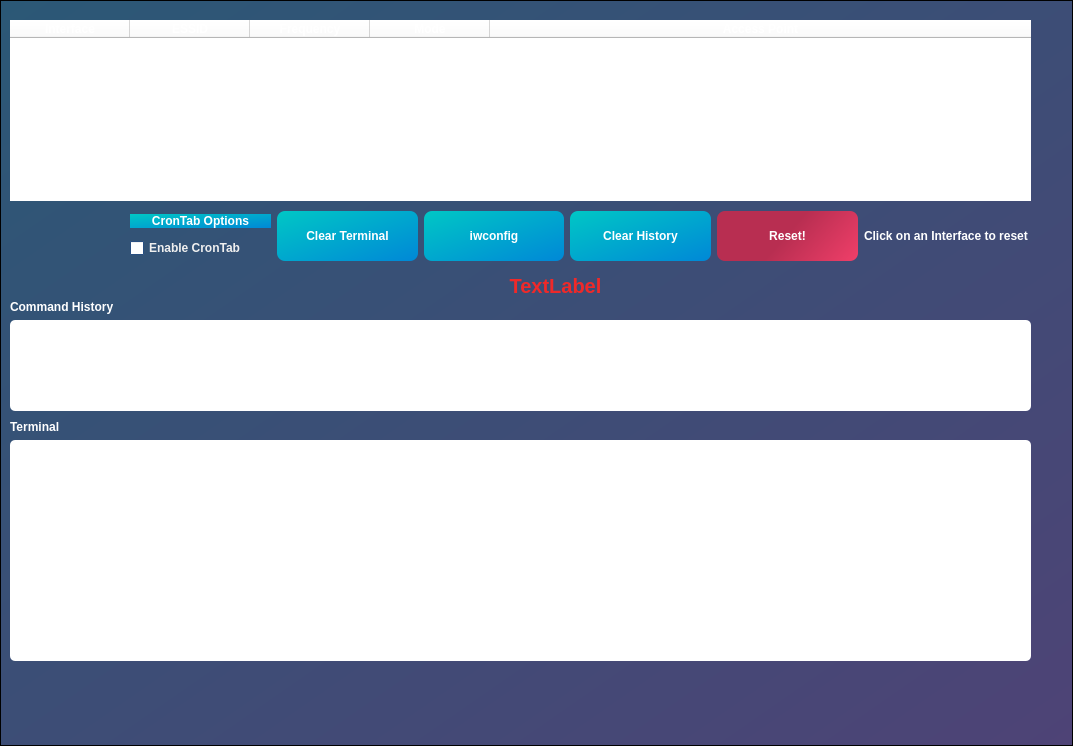
<?xml version="1.0" encoding="UTF-8"?>
<ui version="4.0">
 <class>Form</class>
 <widget class="QWidget" name="Form">
  <property name="geometry">
   <rect>
    <x>0</x>
    <y>0</y>
    <width>1073</width>
    <height>746</height>
   </rect>
  </property>
  <property name="minimumSize">
   <size>
    <width>1073</width>
    <height>746</height>
   </size>
  </property>
  <property name="maximumSize">
   <size>
    <width>1073</width>
    <height>746</height>
   </size>
  </property>
  <property name="baseSize">
   <size>
    <width>1073</width>
    <height>746</height>
   </size>
  </property>
  <property name="windowTitle">
   <string>Form</string>
  </property>
  <widget class="QFrame" name="frame">
   <property name="geometry">
    <rect>
     <x>0</x>
     <y>0</y>
     <width>1073</width>
     <height>746</height>
    </rect>
   </property>
   <property name="minimumSize">
    <size>
     <width>1073</width>
     <height>746</height>
    </size>
   </property>
   <property name="maximumSize">
    <size>
     <width>1073</width>
     <height>746</height>
    </size>
   </property>
   <property name="styleSheet">
    <string notr="true">QFrame
 {

				background-color: qlineargradient(spread:pad, x1:0, y1:0, x2:1, y2:1, stop:0 rgba(43, 88, 118, 1), stop:1 rgba(78, 67, 118, 1));
}

</string>
   </property>
   <property name="frameShape">
    <enum>QFrame::StyledPanel</enum>
   </property>
   <property name="frameShadow">
    <enum>QFrame::Raised</enum>
   </property>
   <widget class="QTableWidget" name="interface_table">
    <property name="geometry">
     <rect>
      <x>10</x>
      <y>20</y>
      <width>1021</width>
      <height>181</height>
     </rect>
    </property>
    <property name="baseSize">
     <size>
      <width>0</width>
      <height>0</height>
     </size>
    </property>
    <property name="font">
     <font>
      <pointsize>13</pointsize>
      <weight>50</weight>
      <italic>false</italic>
      <bold>false</bold>
      <underline>false</underline>
      <strikeout>false</strikeout>
     </font>
    </property>
    <property name="styleSheet">
     <string notr="true">QTableWidget{


	color: rgb(0, 0, 0);

}
QTableWidget::item {
color:black;
}

QAbstractItemView{

	
	color: rgb(255, 255, 255);
	
	
	background-color: white;

}




QScrollBar:horizontal {
            border:0px solid grey;

			
	   		background-color: qlineargradient(spread:pad, x1:0, y1:0, x2:1, y2:1, stop:0 rgba(33, 29, 29, 255), stop:1 rgba(49, 49, 49, 255));
            height:10px;
            margin: 0px 0px 0px 0px;
        }

        QScrollBar::handle:horizontal {

            min-height: 30px;
          	border: 0px solid red;
			border-radius: 4px;
			background-color: white;
        }
        QScrollBar::add-line:horizontal {
			border-right-color: qlineargradient(spread:pad, x1:0, y1:0, x2:1, y2:1, stop:0 rgba(33, 29, 29, 255), stop:1 rgba(49, 49, 49, 255));
            height: 0px;
            subcontrol-position: bottom;
            subcontrol-origin: margin;
        }
        QScrollBar::sub-line:horizontal {
			border-right-color: qlineargradient(spread:pad, x1:0, y1:0, x2:1, y2:1, stop:0 rgba(33, 29, 29, 255), stop:1 rgba(49, 49, 49, 255));
            height: 0 px;
            subcontrol-position: top;
            subcontrol-origin: margin;
        }
QScrollBar:vertical {
            border:0px solid grey;


			background-color: qlineargradient(spread:pad, x1:0, y1:0, x2:1, y2:1, stop:0 rgba(33, 29, 29, 255), stop:1 rgba(49, 49, 49, 255));
            width:10px;
            margin: 0px 0px 0px 0px;
        }

        QScrollBar::handle:vertical {

            min-height: 0px;
          	border: 0px solid red;
			border-radius: 4px;
			background-color: white;
        }
        QScrollBar::add-line:vertical {
			border-right-color: qlineargradient(spread:pad, x1:0, y1:0, x2:1, y2:1, stop:0 rgba(33, 29, 29, 255), stop:1 rgba(49, 49, 49, 255));
            height: 0px;
            subcontrol-position: bottom;
            subcontrol-origin: margin;
        }
        QScrollBar::sub-line:vertical {
			border-right-color: qlineargradient(spread:pad, x1:0, y1:0, x2:1, y2:1, stop:0 rgba(33, 29, 29, 255), stop:1 rgba(49, 49, 49, 255));
            height: 0 px;
            subcontrol-position: top;
            subcontrol-origin: margin;
        }








</string>
    </property>
    <property name="frameShape">
     <enum>QFrame::NoFrame</enum>
    </property>
    <property name="lineWidth">
     <number>1</number>
    </property>
    <property name="horizontalScrollBarPolicy">
     <enum>Qt::ScrollBarAsNeeded</enum>
    </property>
    <property name="editTriggers">
     <set>QAbstractItemView::DoubleClicked</set>
    </property>
    <property name="alternatingRowColors">
     <bool>false</bool>
    </property>
    <property name="selectionMode">
     <enum>QAbstractItemView::SingleSelection</enum>
    </property>
    <property name="textElideMode">
     <enum>Qt::ElideRight</enum>
    </property>
    <property name="wordWrap">
     <bool>false</bool>
    </property>
    <property name="cornerButtonEnabled">
     <bool>false</bool>
    </property>
    <property name="columnCount">
     <number>5</number>
    </property>
    <attribute name="horizontalHeaderVisible">
     <bool>true</bool>
    </attribute>
    <attribute name="horizontalHeaderCascadingSectionResizes">
     <bool>false</bool>
    </attribute>
    <attribute name="horizontalHeaderMinimumSectionSize">
     <number>50</number>
    </attribute>
    <attribute name="horizontalHeaderDefaultSectionSize">
     <number>120</number>
    </attribute>
    <attribute name="horizontalHeaderHighlightSections">
     <bool>true</bool>
    </attribute>
    <attribute name="horizontalHeaderShowSortIndicator" stdset="0">
     <bool>false</bool>
    </attribute>
    <attribute name="horizontalHeaderStretchLastSection">
     <bool>true</bool>
    </attribute>
    <attribute name="verticalHeaderCascadingSectionResizes">
     <bool>false</bool>
    </attribute>
    <attribute name="verticalHeaderStretchLastSection">
     <bool>false</bool>
    </attribute>
    <column>
     <property name="text">
      <string>Interface</string>
     </property>
     <property name="font">
      <font>
       <weight>75</weight>
       <bold>true</bold>
      </font>
     </property>
     <property name="background">
      <color>
       <red>50</red>
       <green>73</green>
       <blue>96</blue>
      </color>
     </property>
    </column>
    <column>
     <property name="text">
      <string>ESSID</string>
     </property>
     <property name="toolTip">
      <string notr="true"/>
     </property>
     <property name="font">
      <font>
       <weight>75</weight>
       <bold>true</bold>
      </font>
     </property>
     <property name="background">
      <color>
       <red>11</red>
       <green>117</green>
       <blue>237</blue>
      </color>
     </property>
    </column>
    <column>
     <property name="text">
      <string>Frequency</string>
     </property>
     <property name="font">
      <font>
       <weight>75</weight>
       <bold>true</bold>
      </font>
     </property>
     <property name="background">
      <color>
       <red>50</red>
       <green>73</green>
       <blue>96</blue>
      </color>
     </property>
    </column>
    <column>
     <property name="text">
      <string>Mode</string>
     </property>
     <property name="font">
      <font>
       <weight>75</weight>
       <bold>true</bold>
      </font>
     </property>
     <property name="background">
      <color>
       <red>11</red>
       <green>117</green>
       <blue>237</blue>
      </color>
     </property>
    </column>
    <column>
     <property name="text">
      <string>Access Point</string>
     </property>
     <property name="font">
      <font>
       <weight>75</weight>
       <bold>true</bold>
      </font>
     </property>
     <property name="background">
      <color>
       <red>50</red>
       <green>73</green>
       <blue>96</blue>
      </color>
     </property>
    </column>
   </widget>
   <widget class="QWidget" name="layoutWidget">
    <property name="geometry">
     <rect>
      <x>130</x>
      <y>210</y>
      <width>898</width>
      <height>52</height>
     </rect>
    </property>
    <layout class="QHBoxLayout" name="horizontalLayout">
     <item>
      <layout class="QVBoxLayout" name="verticalLayout_12">
       <item>
        <widget class="QPushButton" name="crontab_options_button">
         <property name="font">
          <font>
           <weight>75</weight>
           <bold>true</bold>
          </font>
         </property>
         <property name="styleSheet">
          <string notr="true">QPushButton{

	
	color: rgb(255, 255, 255);
	border: none;
background-color: qlineargradient(spread:pad, x1:0, y1:0, x2:1, y2:1, stop:0 rgba(0, 199, 197, 1), stop:1 rgba(0, 136, 215, 1));



border-radius: 8px;

}


QPushButton:hover {

background-color: qlineargradient(spread:pad, x1:0, y1:0, x2:1, y2:1, stop:0 rgba(0, 136, 215, 1), stop:1 rgba(0, 199, 197, 1));
}


QPushButton:pressed {
	background-color: rgba(0, 136, 215, 1);
}


</string>
         </property>
         <property name="text">
          <string>CronTab Options</string>
         </property>
        </widget>
       </item>
       <item>
        <widget class="QCheckBox" name="crontab_enable">
         <property name="baseSize">
          <size>
           <width>0</width>
           <height>0</height>
          </size>
         </property>
         <property name="palette">
          <palette>
           <active>
            <colorrole role="WindowText">
             <brush brushstyle="SolidPattern">
              <color alpha="255">
               <red>239</red>
               <green>239</green>
               <blue>239</blue>
              </color>
             </brush>
            </colorrole>
            <colorrole role="Button">
             <brush brushstyle="SolidPattern">
              <color alpha="0">
               <red>191</red>
               <green>64</green>
               <blue>64</blue>
              </color>
             </brush>
            </colorrole>
            <colorrole role="Text">
             <brush brushstyle="SolidPattern">
              <color alpha="255">
               <red>239</red>
               <green>41</green>
               <blue>41</blue>
              </color>
             </brush>
            </colorrole>
            <colorrole role="BrightText">
             <brush brushstyle="SolidPattern">
              <color alpha="255">
               <red>239</red>
               <green>41</green>
               <blue>41</blue>
              </color>
             </brush>
            </colorrole>
            <colorrole role="Window">
             <brush brushstyle="SolidPattern">
              <color alpha="255">
               <red>52</red>
               <green>101</green>
               <blue>164</blue>
              </color>
             </brush>
            </colorrole>
            <colorrole role="PlaceholderText">
             <brush brushstyle="NoBrush">
              <color alpha="128">
               <red>0</red>
               <green>0</green>
               <blue>0</blue>
              </color>
             </brush>
            </colorrole>
           </active>
           <inactive>
            <colorrole role="WindowText">
             <brush brushstyle="SolidPattern">
              <color alpha="255">
               <red>239</red>
               <green>239</green>
               <blue>239</blue>
              </color>
             </brush>
            </colorrole>
            <colorrole role="Button">
             <brush brushstyle="SolidPattern">
              <color alpha="0">
               <red>191</red>
               <green>64</green>
               <blue>64</blue>
              </color>
             </brush>
            </colorrole>
            <colorrole role="Text">
             <brush brushstyle="SolidPattern">
              <color alpha="255">
               <red>239</red>
               <green>41</green>
               <blue>41</blue>
              </color>
             </brush>
            </colorrole>
            <colorrole role="BrightText">
             <brush brushstyle="SolidPattern">
              <color alpha="255">
               <red>239</red>
               <green>41</green>
               <blue>41</blue>
              </color>
             </brush>
            </colorrole>
            <colorrole role="Window">
             <brush brushstyle="SolidPattern">
              <color alpha="255">
               <red>52</red>
               <green>101</green>
               <blue>164</blue>
              </color>
             </brush>
            </colorrole>
            <colorrole role="PlaceholderText">
             <brush brushstyle="NoBrush">
              <color alpha="128">
               <red>239</red>
               <green>41</green>
               <blue>41</blue>
              </color>
             </brush>
            </colorrole>
           </inactive>
           <disabled>
            <colorrole role="WindowText">
             <brush brushstyle="SolidPattern">
              <color alpha="255">
               <red>127</red>
               <green>127</green>
               <blue>127</blue>
              </color>
             </brush>
            </colorrole>
            <colorrole role="Button">
             <brush brushstyle="SolidPattern">
              <color alpha="0">
               <red>191</red>
               <green>64</green>
               <blue>64</blue>
              </color>
             </brush>
            </colorrole>
            <colorrole role="Text">
             <brush brushstyle="SolidPattern">
              <color alpha="255">
               <red>127</red>
               <green>127</green>
               <blue>127</blue>
              </color>
             </brush>
            </colorrole>
            <colorrole role="BrightText">
             <brush brushstyle="SolidPattern">
              <color alpha="255">
               <red>239</red>
               <green>41</green>
               <blue>41</blue>
              </color>
             </brush>
            </colorrole>
            <colorrole role="Window">
             <brush brushstyle="SolidPattern">
              <color alpha="255">
               <red>52</red>
               <green>101</green>
               <blue>164</blue>
              </color>
             </brush>
            </colorrole>
            <colorrole role="PlaceholderText">
             <brush brushstyle="NoBrush">
              <color alpha="128">
               <red>0</red>
               <green>0</green>
               <blue>0</blue>
              </color>
             </brush>
            </colorrole>
           </disabled>
          </palette>
         </property>
         <property name="font">
          <font>
           <weight>75</weight>
           <bold>true</bold>
          </font>
         </property>
         <property name="toolTip">
          <string>&lt;html&gt;&lt;head/&gt;&lt;body&gt;&lt;p&gt;Schedule this command using cronTab&lt;/p&gt;&lt;/body&gt;&lt;/html&gt;</string>
         </property>
         <property name="autoFillBackground">
          <bool>true</bool>
         </property>
         <property name="text">
          <string>Enable CronTab</string>
         </property>
        </widget>
       </item>
      </layout>
     </item>
     <item>
      <widget class="QPushButton" name="clear_terminal_button">
       <property name="minimumSize">
        <size>
         <width>130</width>
         <height>50</height>
        </size>
       </property>
       <property name="font">
        <font>
         <weight>75</weight>
         <bold>true</bold>
        </font>
       </property>
       <property name="styleSheet">
        <string notr="true">QPushButton{

	
	color: rgb(255, 255, 255);
	border: none;
background-color: qlineargradient(spread:pad, x1:0, y1:0, x2:1, y2:1, stop:0 rgba(0, 199, 197, 1), stop:1 rgba(0, 136, 215, 1));



border-radius: 8px;

}


QPushButton:hover {

background-color: qlineargradient(spread:pad, x1:0, y1:0, x2:1, y2:1, stop:0 rgba(0, 136, 215, 1), stop:1 rgba(0, 199, 197, 1));
}


QPushButton:pressed {
	background-color: rgba(0, 136, 215, 1);
}


</string>
       </property>
       <property name="text">
        <string>Clear Terminal</string>
       </property>
      </widget>
     </item>
     <item>
      <widget class="QPushButton" name="iwconfig_button">
       <property name="minimumSize">
        <size>
         <width>130</width>
         <height>50</height>
        </size>
       </property>
       <property name="maximumSize">
        <size>
         <width>16777215</width>
         <height>16777215</height>
        </size>
       </property>
       <property name="font">
        <font>
         <weight>75</weight>
         <bold>true</bold>
        </font>
       </property>
       <property name="styleSheet">
        <string notr="true">QPushButton{

	
	color: rgb(255, 255, 255);
	border: none;
background-color: qlineargradient(spread:pad, x1:0, y1:0, x2:1, y2:1, stop:0 rgba(0, 199, 197, 1), stop:1 rgba(0, 136, 215, 1));



border-radius: 8px;

}


QPushButton:hover {

background-color: qlineargradient(spread:pad, x1:0, y1:0, x2:1, y2:1, stop:0 rgba(0, 136, 215, 1), stop:1 rgba(0, 199, 197, 1));
}


QPushButton:pressed {
	background-color: rgba(0, 136, 215, 1);
}


</string>
       </property>
       <property name="text">
        <string>iwconfig</string>
       </property>
      </widget>
     </item>
     <item>
      <widget class="QPushButton" name="clear_history_button">
       <property name="minimumSize">
        <size>
         <width>130</width>
         <height>50</height>
        </size>
       </property>
       <property name="font">
        <font>
         <weight>75</weight>
         <bold>true</bold>
        </font>
       </property>
       <property name="styleSheet">
        <string notr="true">QPushButton{

	
	color: rgb(255, 255, 255);
	border: none;
background-color: qlineargradient(spread:pad, x1:0, y1:0, x2:1, y2:1, stop:0 rgba(0, 199, 197, 1), stop:1 rgba(0, 136, 215, 1));



border-radius: 8px;

}


QPushButton:hover {

background-color: qlineargradient(spread:pad, x1:0, y1:0, x2:1, y2:1, stop:0 rgba(0, 136, 215, 1), stop:1 rgba(0, 199, 197, 1));
}


QPushButton:pressed {
	background-color: rgba(0, 136, 215, 1);
}


</string>
       </property>
       <property name="text">
        <string>Clear History</string>
       </property>
      </widget>
     </item>
     <item>
      <widget class="QPushButton" name="reset_button">
       <property name="minimumSize">
        <size>
         <width>130</width>
         <height>50</height>
        </size>
       </property>
       <property name="font">
        <font>
         <weight>75</weight>
         <bold>true</bold>
        </font>
       </property>
       <property name="styleSheet">
        <string notr="true">QPushButton{

	
	color: rgb(255, 255, 255);
	border: none;
	background-color: qlineargradient(spread:pad, x1:0.303, y1:0.784227, x2:1, y2:1, stop:0.123944 rgba(184, 46, 81, 255), stop:1 rgba(240, 63, 105, 255));
border-radius: 8px;

}


QPushButton:hover {
	background-color: qlineargradient(spread:pad, x1:0.992, y1:0.943318, x2:0.057, y2:0.375, stop:0.123944 rgba(184, 46, 81, 255), stop:1 rgba(240, 63, 105, 255));
}

QPushButton:pressed {
	
	background-color: rgb(233, 14, 79);
}


</string>
       </property>
       <property name="text">
        <string>Reset!</string>
       </property>
      </widget>
     </item>
     <item>
      <widget class="QLabel" name="label_3">
       <property name="font">
        <font>
         <weight>75</weight>
         <bold>true</bold>
        </font>
       </property>
       <property name="styleSheet">
        <string notr="true">QLabel{


	color: rgb(255, 255, 255);
}

QFrame{
	background-color: rgba(191, 64, 64, 0);
}</string>
       </property>
       <property name="text">
        <string>Click on an Interface to reset</string>
       </property>
      </widget>
     </item>
    </layout>
   </widget>
   <widget class="QWidget" name="layoutWidget">
    <property name="geometry">
     <rect>
      <x>10</x>
      <y>300</y>
      <width>1021</width>
      <height>111</height>
     </rect>
    </property>
    <layout class="QVBoxLayout" name="verticalLayout">
     <item>
      <widget class="QLabel" name="label">
       <property name="font">
        <font>
         <weight>75</weight>
         <bold>true</bold>
        </font>
       </property>
       <property name="styleSheet">
        <string notr="true">QLabel{


	color: rgb(255, 255, 255);
}

QFrame{
	background-color: rgba(191, 64, 64, 0);
}</string>
       </property>
       <property name="text">
        <string>Command History</string>
       </property>
      </widget>
     </item>
     <item>
      <widget class="QTextBrowser" name="command_history">
       <property name="styleSheet">
        <string notr="true">QTextBrowser{

	color: rgb(0, 0, 0);
	
	background-color: rgb(255, 255, 255);
	border-radius:5px;



}

QScrollBar:vertical {
            border:1px solid blue;


			background-color: white;
            width:10px;
            margin: 0px 0px 0px 0px;
        }

        QScrollBar::handle:vertical {

            min-height: 0px;
          	border: 0px solid red;
			border-radius: 4px;
			background-color: black;
        }
        QScrollBar::add-line:vertical {
			border-right-color: black;
            height: 0px;
            subcontrol-position: bottom;
            subcontrol-origin: margin;
        }
        QScrollBar::sub-line:vertical {
			border-right-color: black;
            height: 0 px;
            subcontrol-position: top;
            subcontrol-origin: margin;
        }



</string>
       </property>
      </widget>
     </item>
    </layout>
   </widget>
   <widget class="QWidget" name="layoutWidget">
    <property name="geometry">
     <rect>
      <x>10</x>
      <y>420</y>
      <width>1021</width>
      <height>241</height>
     </rect>
    </property>
    <layout class="QVBoxLayout" name="verticalLayout_2">
     <item>
      <widget class="QLabel" name="label_2">
       <property name="maximumSize">
        <size>
         <width>16777215</width>
         <height>16777213</height>
        </size>
       </property>
       <property name="font">
        <font>
         <weight>75</weight>
         <bold>true</bold>
        </font>
       </property>
       <property name="styleSheet">
        <string notr="true">QLabel{


	color: rgb(255, 255, 255);
}

QFrame{
	background-color: rgba(191, 64, 64, 0);
}</string>
       </property>
       <property name="text">
        <string>Terminal</string>
       </property>
      </widget>
     </item>
     <item>
      <widget class="QPlainTextEdit" name="output_terminal">
       <property name="styleSheet">
        <string notr="true">QPlainTextEdit{

	color: rgb(0, 0, 0);
	
	background-color: rgb(255, 255, 255);
	border-radius:5px;



}

QScrollBar:vertical {
            border:1px solid blue;


			background-color: white;
            width:10px;
            margin: 0px 0px 0px 0px;
        }

        QScrollBar::handle:vertical {

            min-height: 0px;
          	border: 0px solid red;
			border-radius: 4px;
			background-color: black;
        }
        QScrollBar::add-line:vertical {
			border-right-color: black;
            height: 0px;
            subcontrol-position: bottom;
            subcontrol-origin: margin;
        }
        QScrollBar::sub-line:vertical {
			border-right-color: black;
            height: 0 px;
            subcontrol-position: top;
            subcontrol-origin: margin;
        }



</string>
       </property>
      </widget>
     </item>
    </layout>
   </widget>
   <widget class="QLabel" name="label_error">
    <property name="geometry">
     <rect>
      <x>90</x>
      <y>270</y>
      <width>931</width>
      <height>31</height>
     </rect>
    </property>
    <property name="font">
     <font>
      <pointsize>15</pointsize>
      <weight>75</weight>
      <bold>true</bold>
     </font>
    </property>
    <property name="styleSheet">
     <string notr="true">QLabel{

	color: rgb(239, 41, 41);
	background-color: rgba(191, 64, 64, 0);

}</string>
    </property>
    <property name="text">
     <string>TextLabel</string>
    </property>
    <property name="alignment">
     <set>Qt::AlignCenter</set>
    </property>
   </widget>
  </widget>
 </widget>
 <resources/>
 <connections/>
</ui>
